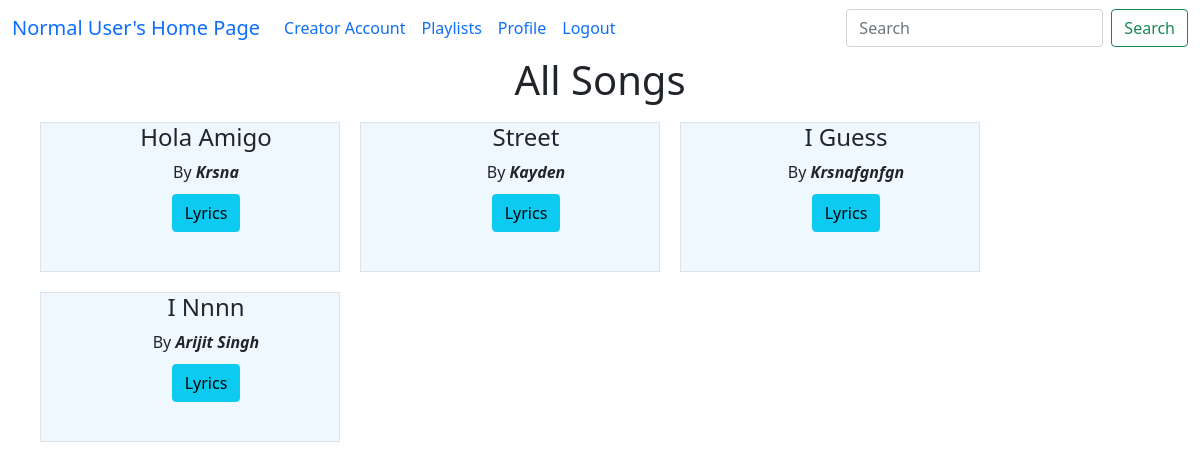
Page /all_songs/1 on the earlier database version.
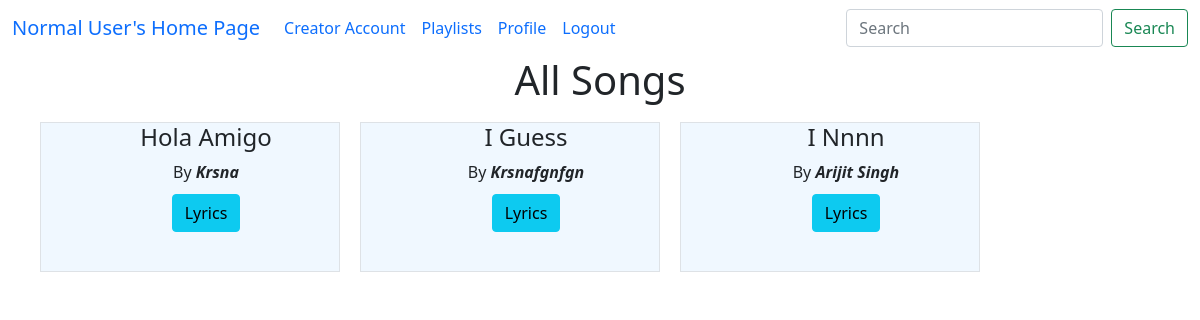
Same page on the later database version.
### model1.py (models this page shows, shortened)
class Song(db.Model):
    song_id = db.Column(db.Integer, primary_key=True)
    song_name = db.Column(db.String(100), nullable=False)
    song_artist = db.Column(db.String(100))
    song_language = db.Column(db.String(30))
    song_genre = db.Column(db.String(50))
    song_lyrics = db.Column(db.Text())   # variable string size
    song_duration = db.Column(db.Integer)  # in seconds
    release_date = db.Column(db.String(20))
    creator_id = db.Column(db.Integer, db.ForeignKey("user.user_id"), nullable=False)
    album_id = db.Column(db.Integer, db.ForeignKey("album.album_id") ,default=None)
    song_path = db.Column(db.String(255),default=None)
    song_thumbnail = db.Column(db.String(255),default=None)
    song_play_count = db.Column(db.Integer, default=0)
    song_flag = db.Column(db.Boolean,default=False)
    song_avg_rating = db.Column(db.Float(), default=0) # included later during devlopement
    creator = db.relationship("User", backref="songs")

### app.py (the view)
@app.route("/all_songs/<int:u_id>")
def all_songs(u_id):
    songs = Song.query.filter(Song.song_flag==False).all()
    user = User.query.get(u_id)
    return render_template("all_songs_page.html",user=user,songs=songs)

### app.py (called while the page is built)
@app.context_processor
def search_processor():
    return {'searched': request.form.get("searched")}

### templates/all_songs_page.html (shortened to what this page needs)
<!doctype html>
<html lang="en">
<head>
    <link href="https://cdn.jsdelivr.net/npm/bootstrap@5.0.2/dist/css/bootstrap.min.css" rel="stylesheet"
>
</head>
<body>
    {% extends "general_user_navbar.html" %}
    {% block content %}
    <div class="container-fluid">
        <div class="container-fluid ">
            <h1 style="text-align: center;"><label for="songs">All Songs</label></h1>
                {% if songs|length == 0 %}
                <h2>No Songs Available</h2>
                {% else %}
                <div class=" songs container text-center " id="songs">
                <div class="row row-cols-4">
                    {% for song in songs %}
                    <div id="song" class="col  border border-primary-subtle" style="text-transform: capitalize; ">
                        <ul type="none">
                            <li>
                                <h4>{{song.song_name}}</h4>
                            </li>
                            <li>by <b><i>{{song.song_artist}}</i></b></li>
                            <li style="margin: 10px;"><a class="btn btn btn-info"
                                    href="/user_song_lyrics/{{user.user_id}}/{{song.song_id}}" type="button">Lyrics</a></li>
                        </ul>
                    </div>
                    {% endfor %}
                </div>
                {% endif %}
            </div>
        </div>
    </div>
    {% endblock %}

### templates/general_user_navbar.html (shortened to what this page needs)
<div>
    <nav class="navbar navbar-expand-lg bg-body-tertiary">
        <div class="container-fluid">
            <a class="navbar-brand" href="/home/{{user.user_id}}">Normal User's Home Page</a>
            <div class="collapse navbar-collapse" id="navbarTogglerDemo02">
                <ul class="navbar-nav me-auto mb-2 mb-lg-0">
                    <li class="nav-item">
                        <a class="nav-link" href="/home/{{user.user_id}}/creator_account">Creator account</a>
                    </li>
                    <li class="nav-item">
                        <a class="nav-link" href="/all_playlists/{{user.user_id}}">Playlists</a>
                    </li>
                    <li class="nav-item">
                        <a class="nav-link" href="#">Profile</a>
                    </li>
                    <li class="nav-item">
                        <form action="/user_logout/{{user.user_id}}" method="post">
                            <a class="nav-link" type="button" href="/user_logout/{{user.user_id}}">Logout</a>
                        </form>
                    </li>
                </ul>
                <form class="d-flex" method="post" action="/search_user/{{user.user_id}}" role="search">
                    <input class="form-control me-2" type="search" placeholder="Search" aria-label="Search" name="searched">
                    <button class="btn btn-outline-success" type="submit">Search</button>
                </form>
            </div>
        </div>
    </nav>
</div>
{% block content %}
{% endblock %}

### templates/all_songs_page.html (style rules this page uses)
.container-fluid { text-transform: capitalize; }
#song { width: 300px; height: 150px; margin: 10px; padding: auto; text-align: center; background-color: aliceblue; }

Differences in the rows shown:
no longer on this page (row edited): Song: song_name "Street", song_artist "Kayden"
